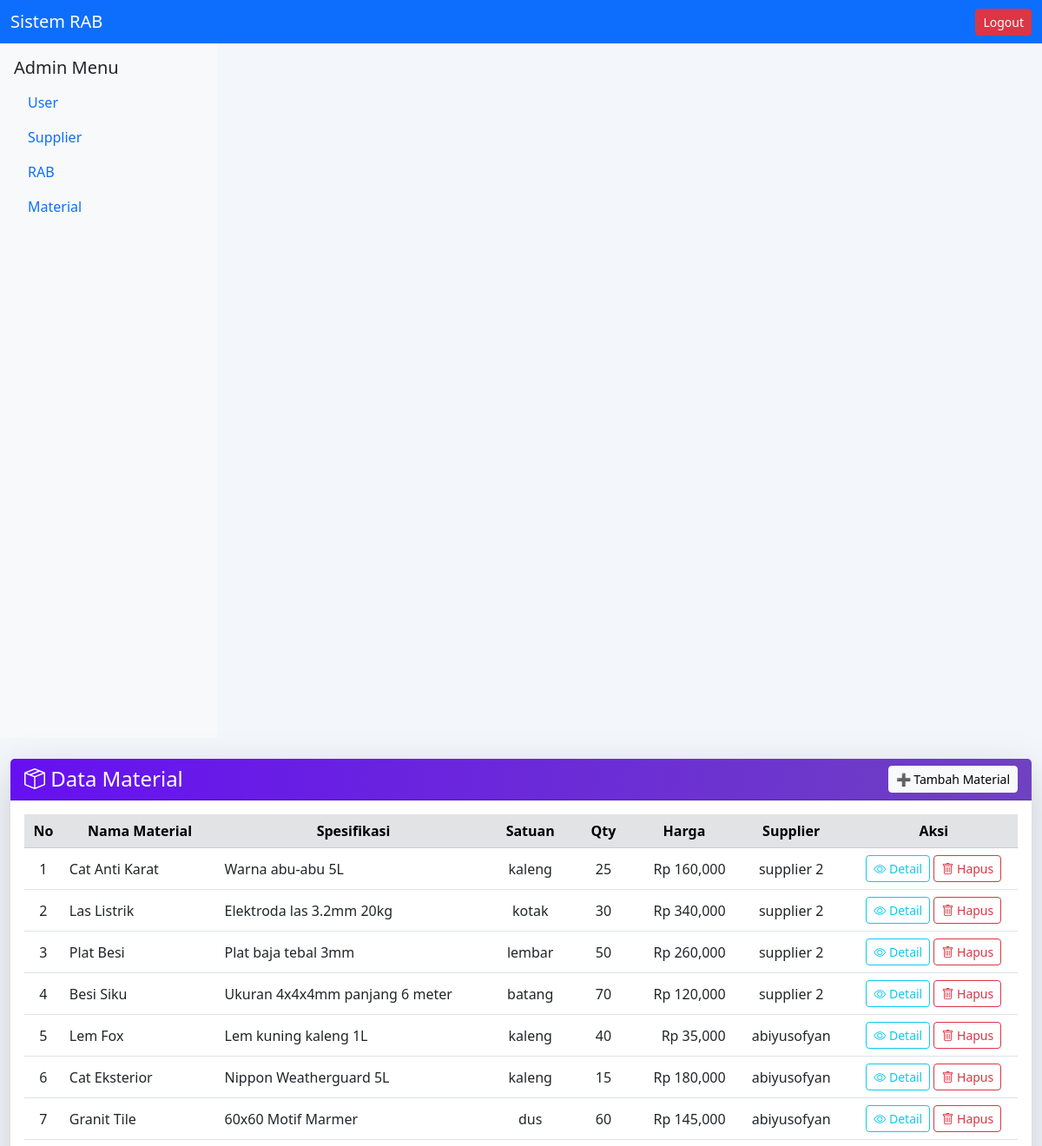
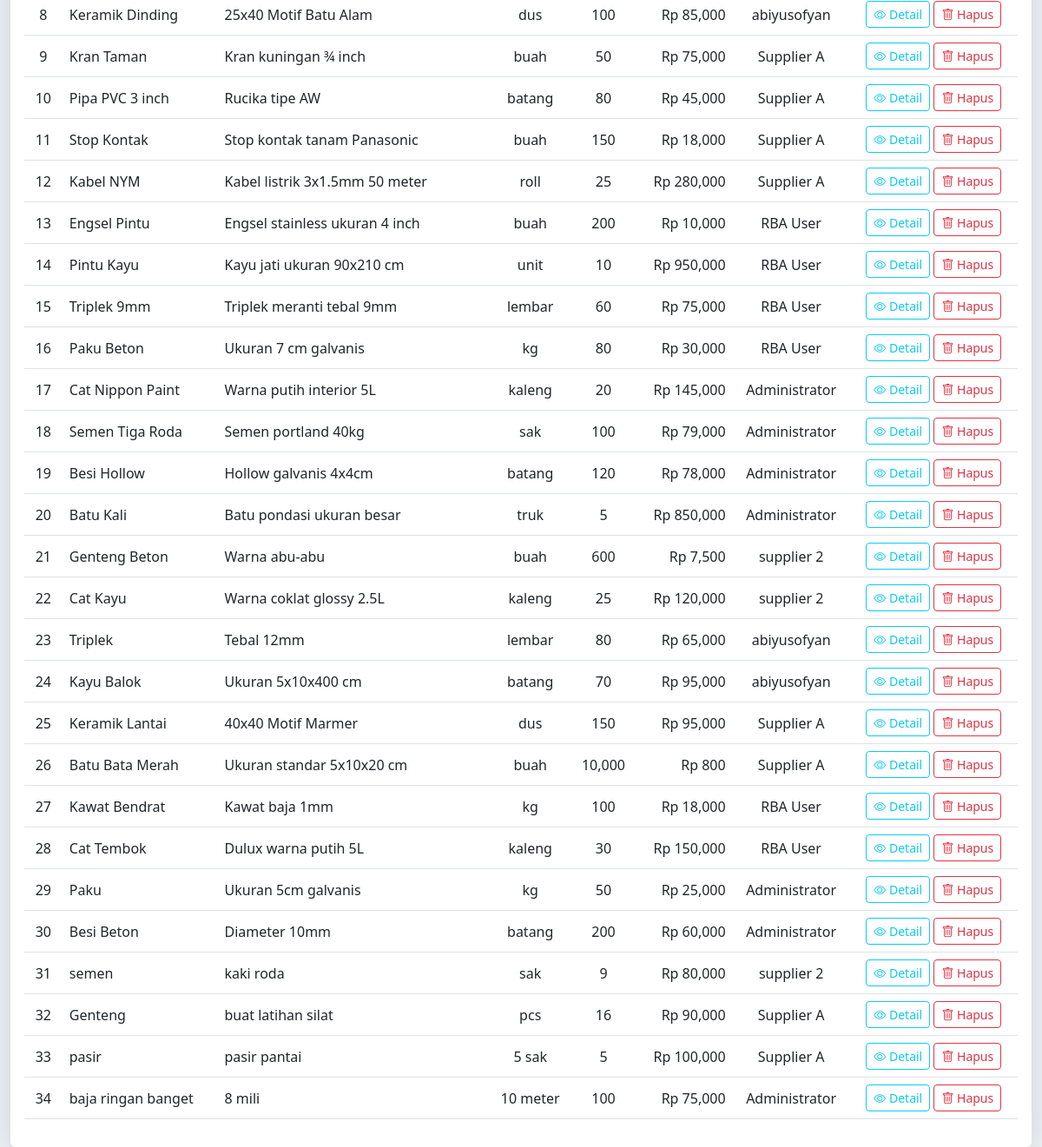
The app's page /views/material.php (signed in) with its own data (2 pictures, top to bottom).
### tables this page shows
CREATE TABLE `material` (
  `id_material` int(11) NOT NULL,
  `id_user` int(11) DEFAULT NULL,
  `name` varchar(100) DEFAULT NULL,
  `specification` text DEFAULT NULL,
  `unit` varchar(20) DEFAULT NULL,
  `quantity` int(11) DEFAULT NULL,
  `price` int(11) DEFAULT NULL
);

CREATE TABLE `users` (
  `id_user` int(11) NOT NULL,
  `nama` varchar(100) DEFAULT NULL,
  `username` varchar(100) DEFAULT NULL,
  `password` varchar(255) DEFAULT NULL,
  `role` enum('admin','user_rba','supplier') DEFAULT 'user_rba'
);

### views/material.php (the view, shortened to what this page needs)
<?php
include '../config/database.php';
include '../partials/header.php';
include '../partials/sidebar.php';
$id_user = $_SESSION['id_user'];
$role = $_SESSION['role'];
if ($role === 'supplier') {
    $result = mysqli_query($conn, "SELECT * FROM material WHERE id_user='$id_user' ORDER BY id_material DESC");
} else {
    $result = mysqli_query($conn, "SELECT m.*, u.nama AS supplier_name
                                   FROM material m
                                   LEFT JOIN users u ON m.id_user = u.id_user
                                   ORDER BY m.id_material DESC");
}
?>
<!DOCTYPE html>
<html lang="id">
<head>
  <link href="https://cdn.jsdelivr.net/npm/bootstrap@5.3.0/dist/css/bootstrap.min.css" rel="stylesheet">
  <link href="https://cdn.jsdelivr.net/npm/bootstrap-icons@1.11.1/font/bootstrap-icons.css" rel="stylesheet">
</head>
<body style="background-color:#f3f6fa;">
<div class="container-fluid mt-4">
  <div class="card shadow-lg border-0">
    <div class="card-header text-white d-flex justify-content-between align-items-center"
         style="background: linear-gradient(90deg,#6610f2,#6f42c1);">
      <h4 class="mb-0"><i class="bi bi-box-seam"></i> Data Material</h4>
      <button class="btn btn-light btn-sm" data-bs-toggle="modal" data-bs-target="#createMaterial">
        ➕ Tambah Material
      </button>
    </div>
    <div class="card-body">
      <div class="table-responsive">
        <table class="table table-hover align-middle">
          <thead class="table-secondary text-center">
            <tr>
              <th>No</th>
              <th>Nama Material</th>
              <th>Spesifikasi</th>
              <th>Satuan</th>
              <th>Qty</th>
              <th>Harga</th>
              <?php if ($role === 'admin'): ?><th>Supplier</th><?php endif; ?>
              <th>Aksi</th>
            </tr>
          </thead>
          <tbody>
            <?php $no=1; while($m=mysqli_fetch_assoc($result)): ?>
              <tr>
                <td class="text-center"><?= $no++ ?></td>
                <td><?= htmlspecialchars($m['name']) ?></td>
                <td><?= htmlspecialchars($m['specification']) ?></td>
                <td class="text-center"><?= htmlspecialchars($m['unit']) ?></td>
                <td class="text-center"><?= number_format($m['quantity']) ?></td>
                <td class="text-end">Rp <?= number_format($m['price']) ?></td>
                <?php if ($role === 'admin'): ?>
                  <td class="text-center"><?= htmlspecialchars($m['supplier_name'] ?? '-') ?></td>
                <?php endif; ?>
                <td class="text-center">
                  <a href="detailmaterial.php?id=<?= $m['id_material'] ?>" class="btn btn-sm btn-outline-info">
                    <i class="bi bi-eye"></i> Detail
                  </a>
                  <a href="?delete=<?= $m['id_material'] ?>"
                     onclick="return confirm('Yakin hapus material ini?')"
                     class="btn btn-sm btn-outline-danger">
                    <i class="bi bi-trash"></i> Hapus
                  </a>
                </td>
              </tr>
            <?php endwhile; ?>
          </tbody>
        </table>
      </div>
    </div>
  </div>
</div>
</body>
</html>

### records on screen
material: name "Cat Anti Karat", specification "Warna abu-abu 5L", unit "kaleng", quantity "25", price "160,000", id_user.nama "supplier 2"
material: name "Las Listrik", specification "Elektroda las 3.2mm 20kg", unit "kotak", quantity "30", price "340,000", id_user.nama "supplier 2"
material: name "Plat Besi", specification "Plat baja tebal 3mm", unit "lembar", quantity "50", price "260,000", id_user.nama "supplier 2"
material: name "Besi Siku", specification "Ukuran 4x4x4mm panjang 6 meter", unit "batang", quantity "70", price "120,000", id_user.nama "supplier 2"
material: name "Lem Fox", specification "Lem kuning kaleng 1L", unit "kaleng", quantity "40", price "35,000", id_user.nama "abiyusofyan"
material: name "Cat Eksterior", specification "Nippon Weatherguard 5L", unit "kaleng", quantity "15", price "180,000", id_user.nama "abiyusofyan"
material: name "Granit Tile", specification "60x60 Motif Marmer", unit "dus", quantity "60", price "145,000", id_user.nama "abiyusofyan"
material: name "Keramik Dinding", specification "25x40 Motif Batu Alam", unit "dus", quantity "100", price "85,000", id_user.nama "abiyusofyan"
material: name "Kran Taman", specification "Kran kuningan ¾ inch", unit "buah", quantity "50", price "75,000", id_user.nama "Supplier A"
material: name "Pipa PVC 3 inch", specification "Rucika tipe AW", unit "batang", quantity "80", price "45,000", id_user.nama "Supplier A"
material: name "Stop Kontak", specification "Stop kontak tanam Panasonic", unit "buah", quantity "150", price "18,000", id_user.nama "Supplier A"
material: name "Kabel NYM", specification "Kabel listrik 3x1.5mm 50 meter", unit "roll", quantity "25", price "280,000", id_user.nama "Supplier A"
material: name "Engsel Pintu", specification "Engsel stainless ukuran 4 inch", unit "buah", quantity "200", price "10,000", id_user.nama "RBA User"
material: name "Pintu Kayu", specification "Kayu jati ukuran 90x210 cm", unit "unit", quantity "10", price "950,000", id_user.nama "RBA User"
material: name "Triplek 9mm", specification "Triplek meranti tebal 9mm", unit "lembar", quantity "60", price "75,000", id_user.nama "RBA User"
material: name "Paku Beton", specification "Ukuran 7 cm galvanis", unit "kg", quantity "80", price "30,000", id_user.nama "RBA User"
material: name "Cat Nippon Paint", specification "Warna putih interior 5L", unit "kaleng", quantity "20", price "145,000", id_user.nama "Administrator"
material: name "Semen Tiga Roda", specification "Semen portland 40kg", unit "sak", quantity "100", price "79,000", id_user.nama "Administrator"
material: name "Besi Hollow", specification "Hollow galvanis 4x4cm", unit "batang", quantity "120", price "78,000", id_user.nama "Administrator"
material: name "Batu Kali", specification "Batu pondasi ukuran besar", unit "truk", quantity "5", price "850,000", id_user.nama "Administrator"
material: name "Genteng Beton", specification "Warna abu-abu", unit "buah", quantity "600", price "7,500", id_user.nama "supplier 2"
material: name "Cat Kayu", specification "Warna coklat glossy 2.5L", unit "kaleng", quantity "25", price "120,000", id_user.nama "supplier 2"
material: name "Triplek", specification "Tebal 12mm", unit "lembar", quantity "80", price "65,000", id_user.nama "abiyusofyan"
material: name "Kayu Balok", specification "Ukuran 5x10x400 cm", unit "batang", quantity "70", price "95,000", id_user.nama "abiyusofyan"
material: name "Keramik Lantai", specification "40x40 Motif Marmer", unit "dus", quantity "150", price "95,000", id_user.nama "Supplier A"
material: name "Batu Bata Merah", specification "Ukuran standar 5x10x20 cm", unit "buah", quantity "10,000", price "800", id_user.nama "Supplier A"
material: name "Kawat Bendrat", specification "Kawat baja 1mm", unit "kg", quantity "100", price "18,000", id_user.nama "RBA User"
material: name "Cat Tembok", specification "Dulux warna putih 5L", unit "kaleng", quantity "30", price "150,000", id_user.nama "RBA User"
material: name "Paku", specification "Ukuran 5cm galvanis", unit "kg", quantity "50", price "25,000", id_user.nama "Administrator"
material: name "Besi Beton", specification "Diameter 10mm", unit "batang", quantity "200", price "60,000", id_user.nama "Administrator"
material: name "semen", specification "kaki roda", unit "sak", quantity "9", price "80,000", id_user.nama "supplier 2"
material: name "Genteng", specification "buat latihan silat", unit "pcs", quantity "16", price "90,000", id_user.nama "Supplier A"
material: name "pasir", specification "pasir pantai", unit "5 sak", quantity "5", price "100,000", id_user.nama "Supplier A"
material: name "baja ringan banget", specification "8 mili", unit "10 meter", quantity "100", price "75,000", id_user.nama "Administrator"

### other values on screen
$role "Admin"
